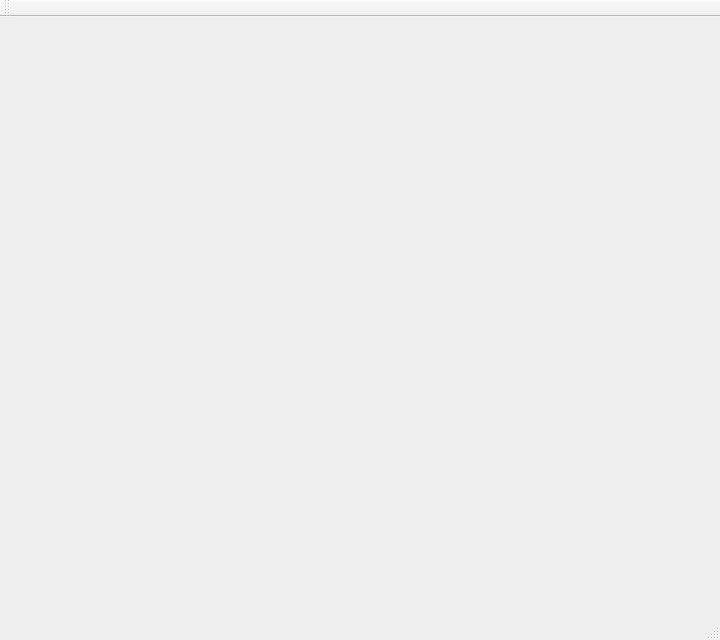
<?xml version="1.0" encoding="UTF-8"?>
<ui version="4.0">
 <class>MainWindow</class>
 <widget class="QMainWindow" name="MainWindow">
  <property name="geometry">
   <rect>
    <x>0</x>
    <y>0</y>
    <width>720</width>
    <height>640</height>
   </rect>
  </property>
  <property name="windowTitle">
   <string>Inverse Kinematics</string>
  </property>
  <widget class="QWidget" name="centralWidget">
   <layout class="QHBoxLayout" name="horizontalLayout">
    <item>
     <widget class="GLWidget" name="canvas" native="true"/>
    </item>
   </layout>
  </widget>
  <widget class="QMenuBar" name="menuBar">
   <property name="geometry">
    <rect>
     <x>0</x>
     <y>0</y>
     <width>720</width>
     <height>27</height>
    </rect>
   </property>
  </widget>
  <widget class="QToolBar" name="mainToolBar">
   <attribute name="toolBarArea">
    <enum>TopToolBarArea</enum>
   </attribute>
   <attribute name="toolBarBreak">
    <bool>false</bool>
   </attribute>
  </widget>
  <widget class="QStatusBar" name="statusBar"/>
 </widget>
 <layoutdefault spacing="6" margin="11"/>
 <customwidgets>
  <customwidget>
   <class>GLWidget</class>
   <extends>QWidget</extends>
   <header>glwidget.h</header>
   <container>1</container>
  </customwidget>
 </customwidgets>
 <resources/>
 <connections/>
</ui>
